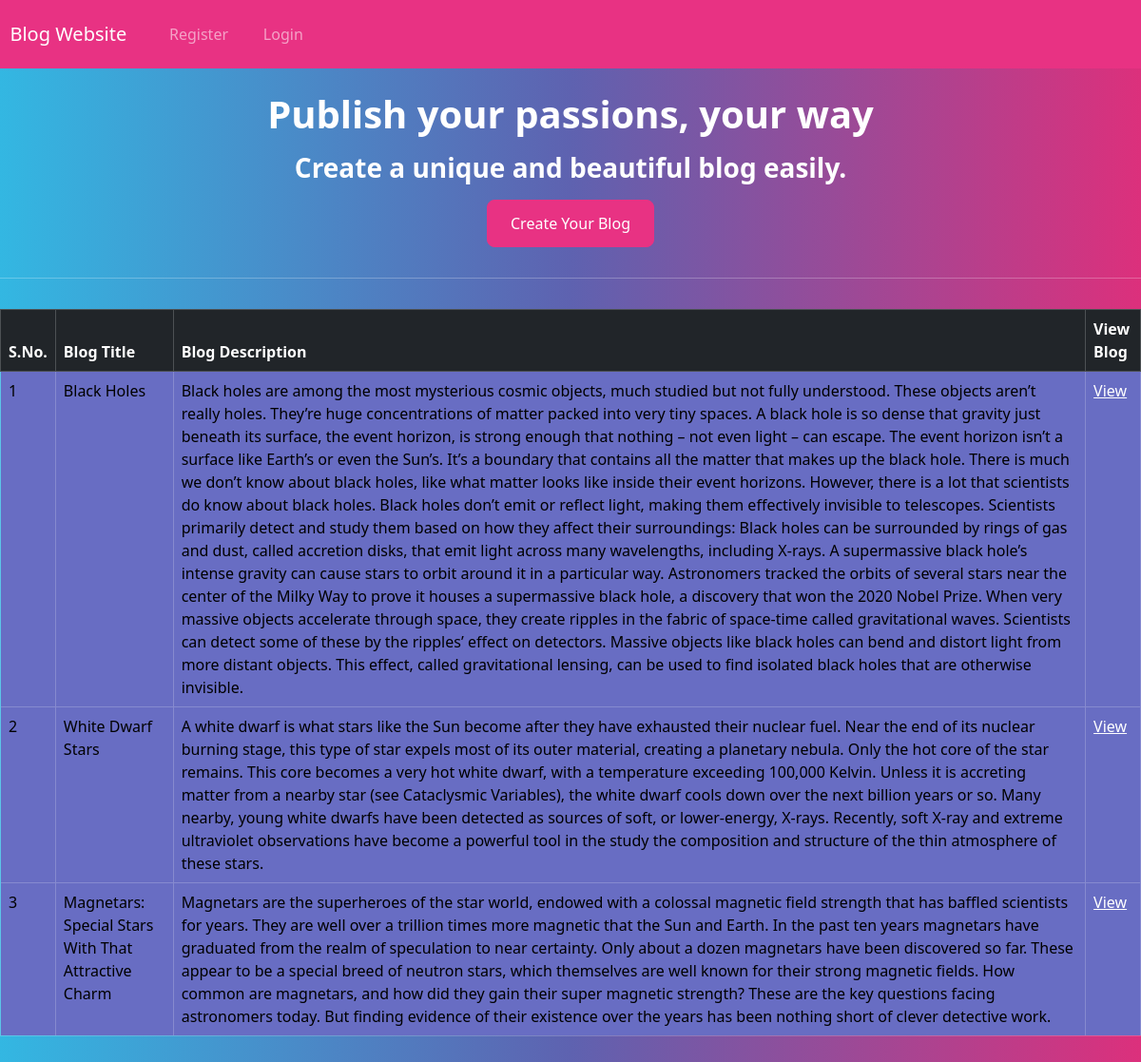
Before: / with the older database file.
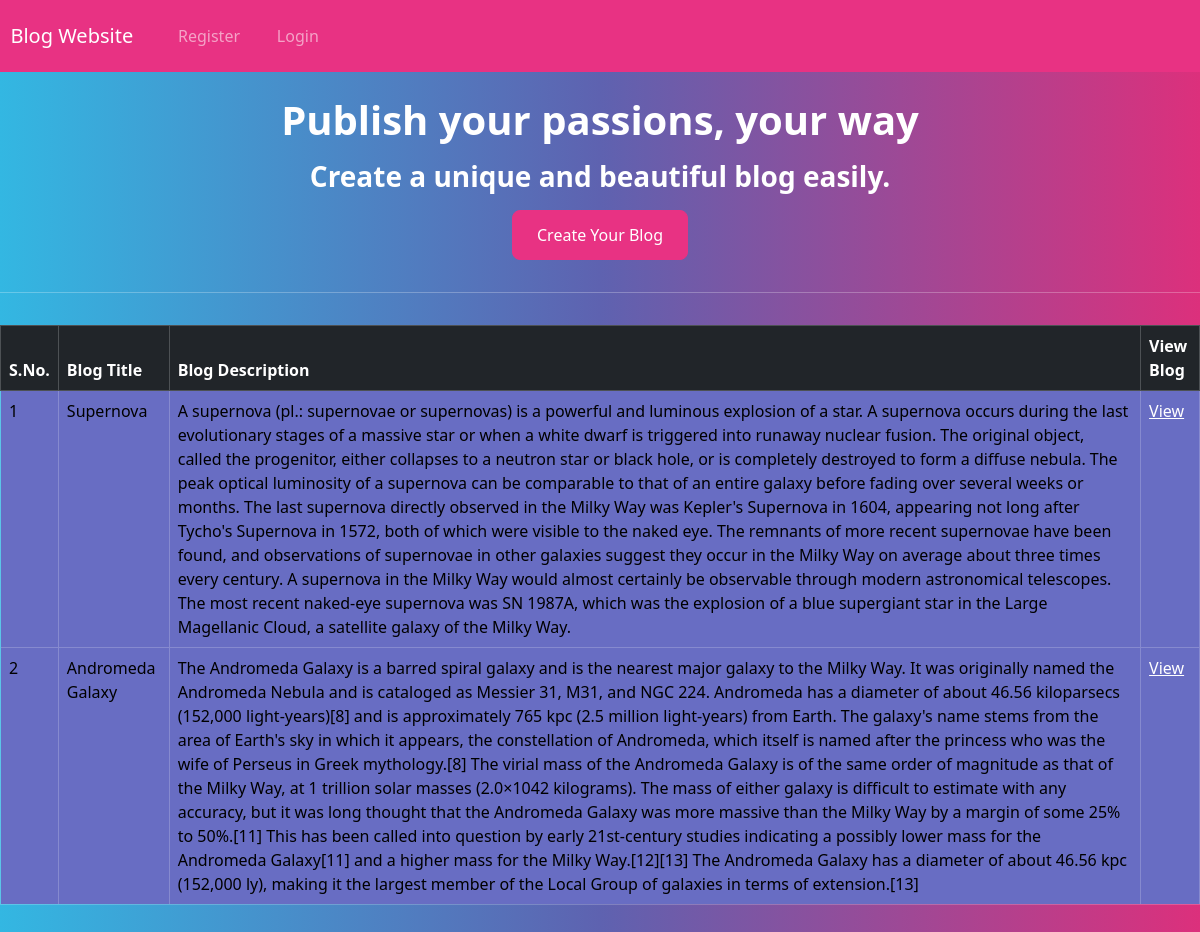
After: the same page with the newer database file.
### blogwebsite/models.py (models this page shows, shortened)
class Blog(models.Model):
    user = models.ForeignKey(User, on_delete = models.SET_NULL, null = True, blank = True)
    title = models.CharField(max_length = 100,default = False)
    description = models.TextField(default = False)

### blogwebsite/views.py (the view)
# urls.py: path('',index,name='index'),
def index(request):
    queryset = Blog.objects.all()
    context = {'data' : queryset}
    return render(request,'index.html',context)

### blogwebsite/templates/index.html (shortened to what this page needs)
{% extends  'base.html' %}
{% block content %}
<body>
    <div class="centered">
        <h1>Publish your passions, your way</h1>
        <h3>Create a unique and beautiful blog easily.</h3>
        <a type="button" href ='{% url "createBlog" %}' class="btn btn-primary">Create Your Blog</a>
    </div>
    <hr>
    <table class="table table-hover table-bordered">
        <thead class="table-dark">
            <tr>
                <th scope="col"> S.No. </th>
                <th scope="col"> Blog Title </th>
                <th scope="col"> Blog Description </th>
                <th scope="col"> View Blog</th>
            </tr>
        </thead>
        <tbody>
        {% if data %}
            {% for data in data %}
            <tr>
                <td> {{forloop.counter}} </td>
                <td> {{data.title}} </td>
                <td> {{data.description}} </td>
                <td> <a href="{% url 'single_blog_view' data.id %}">View</a> </td>
            </tr>
            {% endfor %}
        {% endif %}
        </tbody>
    </table>
</body>
{% endblock %}

### blogwebsite/templates/base.html (shortened to what this page needs)
{% load static %}
<!DOCTYPE html>
<html lang="en">
<head>
    <link rel="stylesheet" type="text/css" href="https://bootswatch.com/5/quartz/bootstrap.min.css">
    <link rel="stylesheet" type="text/css" href="{% static 'css/style.css' %}" >
</head>
<body>
        {% include 'navbar.html' %}
        {% block content   %}{% endblock %}
</body>
</html>

### blogwebsite/templates/navbar.html (shortened to what this page needs)
<nav class="navbar navbar-expand-lg navbar-dark bg-primary justify-content-center">
    <a class="navbar-brand main-heading" href="{% url 'index' %}">
      &nbsp; Blog Website
    </a>
      <div class="collapse navbar-collapse text-center" id="navbarNavDropdown">
        <ul class="navbar-nav mr-auto">
          {% if user.is_authenticated %}
            <li class="nav-item">
              <a class="nav-link" href="{% url 'index' %}">Dashboard &nbsp; <i class="fa fa-home" aria-hidden="true"></i> </a>
            </li>
            &nbsp;     &nbsp;     &nbsp;
            <li class="nav-item">
              <a class="nav-link" href="{% url 'logout_page' %}">Sign out &nbsp; <i class="fa fa-sign-out" aria-hidden="true"></i> </a>
            </li>
        </ul>
        {% else %}
        <li class="nav-item">
          <a class="nav-link" href="{% url 'signin_page' %}"> Register </a>
        </li>
        <li class="nav-item">
          <a class="nav-link" href="{% url 'login_page' %}">Login</a>
        </li>
        {% endif %}
      </div>
  </nav>

### static/css/style.css (style rules this page uses)
.centered { text-align: center; }

Changed rows visible on the page:
removed Blog: title "Black Holes", description "Black holes are among the most mysterious cosmic objects, much studied but not fully understood. These objects aren’t really holes. They’re huge concentrations of matter packed into very tiny spaces. A black hole is so dense that gravity just beneath its surface, the event horizon, is strong enough that nothing – not even light – can escape. The event horizon isn’t a surface like Earth’s or even the Sun’s. It’s a boundary that contains all the matter that makes up the black hole. There is much we don’t know about black holes, like what matter looks like inside their event horizons. However, there is a lot that scientists do know about black holes. Black holes don’t emit or reflect light,…"
removed Blog: title "White Dwarf Stars", description "A white dwarf is what stars like the Sun become after they have exhausted their nuclear fuel. Near the end of its nuclear burning stage, this type of star expels most of its outer material, creating a planetary nebula. Only the hot core of the star remains. This core becomes a very hot white dwarf, with a temperature exceeding 100,000 Kelvin. Unless it is accreting matter from a nearby star (see Cataclysmic Variables), the white dwarf cools down over the next billion years or so. Many nearby, young white dwarfs have been detected as sources of soft, or lower-energy, X-rays. Recently, soft X-ray and extreme ultraviolet observations have become a powerful tool in the study the composition and…"
removed Blog: title "Magnetars: Special Stars With That Attractive Charm", description "Magnetars are the superheroes of the star world, endowed with a colossal magnetic field strength that has baffled scientists for years. They are well over a trillion times more magnetic that the Sun and Earth. In the past ten years magnetars have graduated from the realm of speculation to near certainty. Only about a dozen magnetars have been discovered so far. These appear to be a special breed of neutron stars, which themselves are well known for their strong magnetic fields. How common are magnetars, and how did they gain their super magnetic strength? These are the key questions facing astronomers today. But finding evidence of their existence over the years has been nothing short of…"
added Blog: title "Supernova", description "A supernova (pl.: supernovae or supernovas) is a powerful and luminous explosion of a star. A supernova occurs during the last evolutionary stages of a massive star or when a white dwarf is triggered into runaway nuclear fusion. The original object, called the progenitor, either collapses to a neutron star or black hole, or is completely destroyed to form a diffuse nebula. The peak optical luminosity of a supernova can be comparable to that of an entire galaxy before fading over several weeks or months. The last supernova directly observed in the Milky Way was Kepler's Supernova in 1604, appearing not long after Tycho's Supernova in 1572, both of which were visible to the naked eye. The…"
added Blog: title "Andromeda Galaxy", description "The Andromeda Galaxy is a barred spiral galaxy and is the nearest major galaxy to the Milky Way. It was originally named the Andromeda Nebula and is cataloged as Messier 31, M31, and NGC 224. Andromeda has a diameter of about 46.56 kiloparsecs (152,000 light-years)[8] and is approximately 765 kpc (2.5 million light-years) from Earth. The galaxy's name stems from the area of Earth's sky in which it appears, the constellation of Andromeda, which itself is named after the princess who was the wife of Perseus in Greek mythology.[8] The virial mass of the Andromeda Galaxy is of the same order of magnitude as that of the Milky Way, at 1 trillion solar masses (2.0×1042 kilograms). The mass of…"
